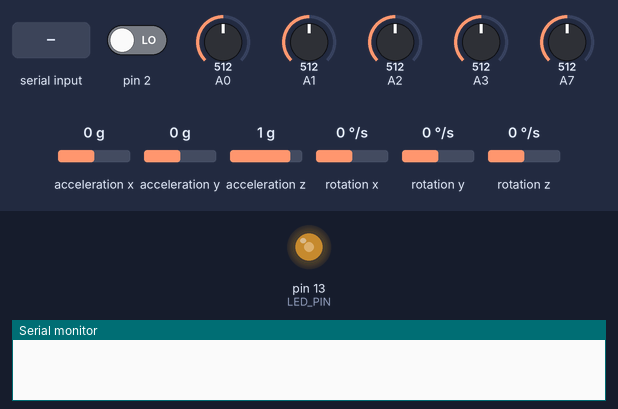
This sketch was run on a simulated Arduino Nano, built with avr-gcc and run on an emulated ATmega328P. Shown: output pins drawn as LEDs (lit = HIGH), the last lines printed to the serial monitor. Inputs (shaded band) come from the test bench; at power-on: pin 2 LOW, A0 = 512, A1 = 512, A2 = 512, A3 = 512, A7 = 512, acceleration x 0 g, acceleration y 0 g, acceleration z 1 g, rotation x 0 °/s, rotation y 0 °/s, rotation z 0 °/s. The sensor or clock chip raises its interrupt line as the real part does.

Above: at 1.7 s.
1.8 s: "1\n" received over the second serial link
At 2.2 s:
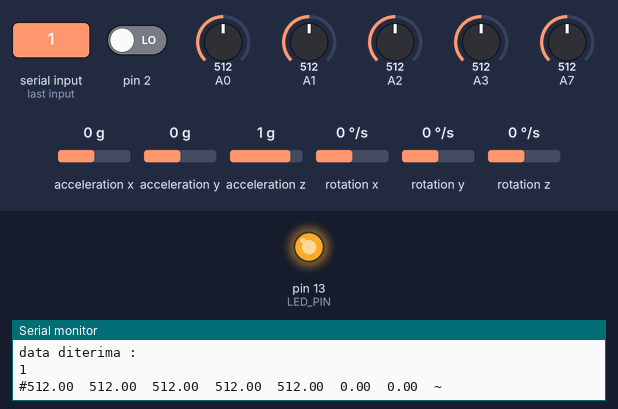
3.3 s: "2\n" received over the second serial link
At 4.8 s:
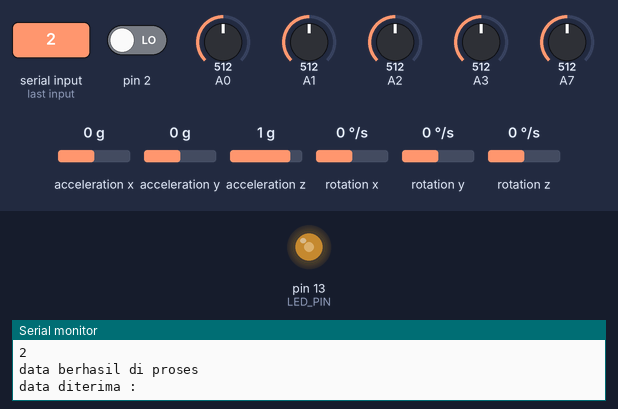
Timing chart, 0 to 6.3 s (numbered marks = the images above; inputs shaded):
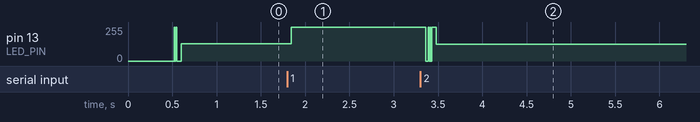

The sketch:

skripsi_nano_perbaiki_kirimdata2.ino
```cpp
#include <SoftwareSerial.h>
SoftwareSerial mySerial(10, 9);
#include <SPI.h>
#include <SoftwareSerial.h>
#include "I2Cdev.h"
#include "MPU6050_6Axis_MotionApps20.h"
#if I2CDEV_IMPLEMENTATION == I2CDEV_ARDUINO_WIRE
#include "Wire.h"
#endif
MPU6050 mpu;
#define OUTPUT_READABLE_YAWPITCHROLL

#define LED_PIN 13 // (Arduino is 13, Teensy is 11, Teensy++ is 6)
bool blinkState = false;
// MPU control/status vars
bool dmpReady = false;  // set true if DMP init was successful
uint8_t mpuIntStatus;   // holds actual interrupt status byte from MPU
uint8_t devStatus;      // return status after each device operation (0 = success, !0 = error)
uint16_t packetSize;    // expected DMP packet size (default is 42 bytes)
uint16_t fifoCount;     // count of all bytes currently in FIFO
uint8_t fifoBuffer[64]; // FIFO storage buffer
Quaternion q;           // [w, x, y, z]         quaternion container
VectorFloat gravity;    // [x, y, z]            gravity vector
float ypr[3];           // [yaw, pitch, roll]   yaw/pitch/roll container and gravity vector
uint8_t teapotPacket[14] = { '$', 0x02, 0, 0, 0, 0, 0, 0, 0, 0, 0x00, 0x00, '\r', '\n' };
volatile bool mpuInterrupt = false;     // indicates whether MPU interrupt pin has gone high
void dmpDataReady() {
  mpuInterrupt = true;
}
int flag = 0;
char data = '0';
double masukan[7];
double waktu;
int nomer=0;
int urut=0;
void setup() {
  // initialise serial communications at 9600 bps:
#if I2CDEV_IMPLEMENTATION == I2CDEV_ARDUINO_WIRE
  Wire.begin();
  TWBR = 24; // 400kHz I2C clock (200kHz if CPU is 8MHz)
#elif I2CDEV_IMPLEMENTATION == I2CDEV_BUILTIN_FASTWIRE
  Fastwire::setup(400, true);
#endif
  Serial.begin(9600);
  mySerial.begin(9600);
//    while (!Serial); // wait for Leonardo enumeration, others continue immediately
//    Serial.println(F("Initializing I2C devices..."));
  mpu.initialize();
//   Serial.println(F("Testing device connections..."));
//   Serial.println(mpu.testConnection() ? F("MPU6050 connection successful") : F("MPU6050 connection failed"));
//   Serial.println(F("\nSend any character to start program: "));
//   while (Serial.available() && Serial.read()); // empty buffer
//   while (!Serial.available());                 // wait for data
//   while (Serial.available() && Serial.read()); // empty buffer again
//   Serial.println(F("Initializing DMP..."));
  devStatus = mpu.dmpInitialize();
    mpu.setXGyroOffset(40);
    mpu.setYGyroOffset(-16);
    mpu.setZGyroOffset(-20);
    mpu.setXAccelOffset(-3404);
    mpu.setYAccelOffset(-2183);
    mpu.setZAccelOffset(1762);
  if (devStatus == 0) {
//    Serial.println(F("Enabling DMP..."));
    mpu.setDMPEnabled(true);
//    Serial.println(F("Enabling interrupt detection (Arduino external interrupt 0)..."));
    attachInterrupt(0, dmpDataReady, RISING);
    mpuIntStatus = mpu.getIntStatus();
//    Serial.println(F("DMP ready! Waiting for first interrupt..."));
    dmpReady = true;
    packetSize = mpu.dmpGetFIFOPacketSize();
      } else {
//        Serial.print(F("DMP Initialization failed (code "));
//       Serial.print(devStatus);
//       Serial.println(F(")"));
     }

     // configure LED for output
    pinMode(LED_PIN, OUTPUT);
  }

  void loop() {
    if (!dmpReady) return;
    while (!mpuInterrupt && fifoCount < packetSize) {
    }
    mpuInterrupt = false;
    mpuIntStatus = mpu.getIntStatus();
    fifoCount = mpu.getFIFOCount();
    if ((mpuIntStatus & 0x10) || fifoCount == 1024) {
      mpu.resetFIFO();
      Serial.println(F("FIFO overflow!"));
    } else if (mpuIntStatus & 0x02) {
      while (fifoCount < packetSize) fifoCount = mpu.getFIFOCount();
      mpu.getFIFOBytes(fifoBuffer, packetSize);
      fifoCount -= packetSize;
#ifdef OUTPUT_READABLE_YAWPITCHROLL
      // display Euler angles in degrees
      mpu.dmpGetQuaternion(&q, fifoBuffer);
      mpu.dmpGetGravity(&gravity, &q);
      mpu.dmpGetYawPitchRoll(ypr, &q, &gravity);
      masukan[0]=analogRead(A7);
      masukan[1]=analogRead(A3);
      masukan[2] = analogRead(A2);
      masukan[3] = analogRead(A1);
      masukan[4] = analogRead(A0);
//      masukan[5] = (ypr[0] * 180 / M_PI);
      masukan[5] = (ypr[1] * 180 / M_PI);
      masukan[6] = (ypr[2] * 180 / M_PI);
//
//      Serial.print(ypr[0] * 180 / M_PI);
//      Serial.print("\t");
//      Serial.print (ypr[1] * 180 / M_PI);
//      Serial.print("\t");
//      Serial.println (ypr[2] * 180 / M_PI);
#endif
      blinkState = !blinkState;
      digitalWrite(LED_PIN, blinkState);
    }
    if (mySerial.available() > 0) {
      data = mySerial.read();
      delay(20);
      Serial.println("data diterima : ");
      Serial.println(data);
    }
    if (data == '1')
    {
      nomer++;
      waktu = millis();
      sendAndroidValues();
      Serial.println("data di kirim");
      while (true)
      {
        if (mySerial.available() > 0) {
          data = mySerial.read();
          delay(20);
          Serial.println("data diterima : ");
          Serial.println(data);
          if (data == '3'||data == '1')
          {
            sendAndroidValues();
            Serial.println("data di kirim ulang");
          }
          else if (data == '2')
          {
            data = '0';
            delay(20);
            Serial.println("data berhasil di proses");
            if(nomer%2==0)
            {
              urut++;
              Serial.print("data ke =");
              Serial.print(urut);
              Serial.print("\tKomputasi=");
              Serial.println(millis()-waktu);
            }
            break;
          }
        }
        delay(10);
      }
    }
//    delay(10);
  }
  //sends the values from the sensor over serial to BT module
  void sendAndroidValues()
  {
    delay(100);        //added a delay to eliminate missed transmissions
    //puts # before the values so our app knows what to do with the data
    mySerial.print('#');
    Serial.print('#');
    //for loop cycles through 4 sensors and sends values via serial
    for (int k = 0; k < 7; k++)
    {
      Serial.print(masukan[k]);
      delay(5);
      Serial.print('\t');
      delay(5);
      mySerial.print(masukan[k]);
      delay(5);
      mySerial.print('+');
      delay(5);
      //technically not needed but I prefer to break up data values
      //so they are easier to see when debugging
    }
    Serial.print('~'); //used as an end of transmission character - used in app for string length
    Serial.println();
    mySerial.print('~'); //used as an end of transmission character - used in app for string length
    mySerial.println();
    delay(100);        //added a delay to eliminate missed transmissions
  }
```

Measured:
- after the input at 1.8 s, pin 13 (LED_PIN): 128/255 → 255/255 at once
- after the input at 3.3 s, pin 13 (LED_PIN): 255/255 → 126/255 after 0.06 s
